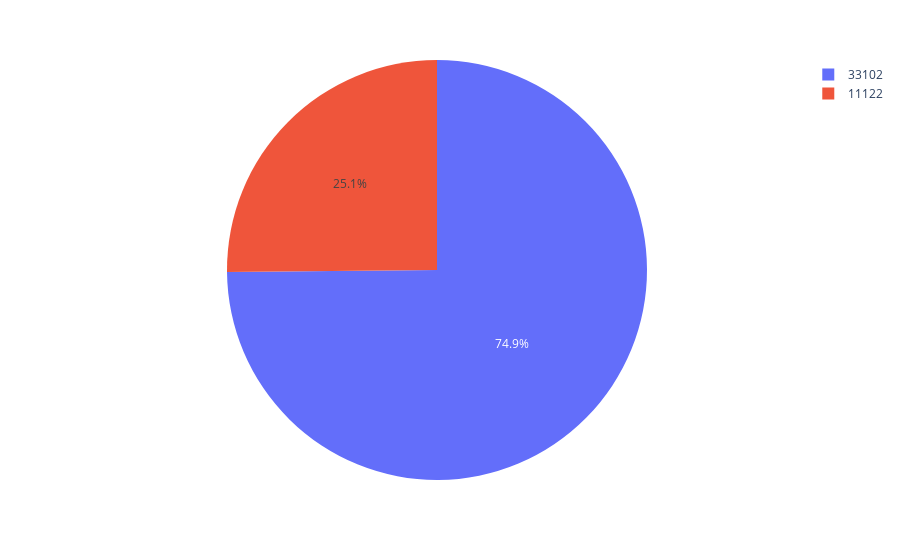

Write notebook code for a chart like this one.
### Code cell
plt.figure(figsize = (12,8))
px.pie(values = [RH_total_canc,CH_total_canc], names = [RH_total_canc,CH_total_canc])

### Figure 1 — Plotly figure (JSON) as saved in the notebook; plotly's stock layout.template omitted (floating-point values rounded to 4 significant figures)
{"data": [{"domain": {"x": [0, 1], "y": [0, 1]}, "hovertemplate": "label=%{label}<br>value=%{value}<extra></extra>", "labels": [11122, 33102], "legendgroup": "", "name": "", "showlegend": true, "type": "pie", "values": [11122, 33102]}], "layout": {"legend": {"tracegroupgap": 0}, "margin": {"t": 60}}}
